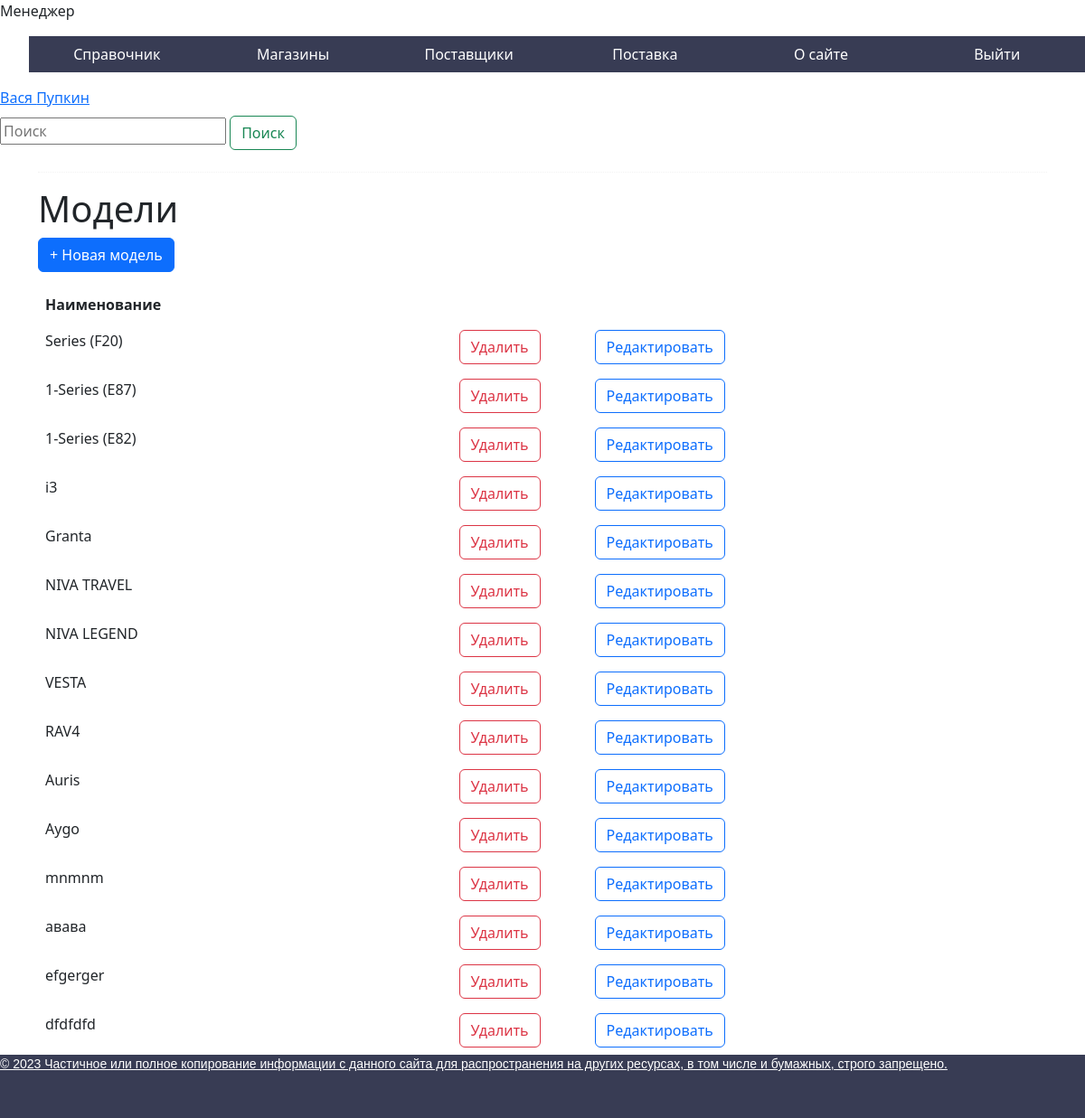
The app's page /public/models/ (signed in) with its own data.
### autodocapp/models.py (models this page shows, shortened)
class CustomUser(AbstractUser):
    surname = models.CharField(max_length=30, verbose_name='Фамилия')
    last_name = models.CharField(max_length=30, verbose_name='Отчество')
    birth_date = models.DateField(verbose_name='Дата рождения', null=True)
    photo = models.ImageField(upload_to="photos/%Y/%m/%d/", verbose_name='Фотография')

class Models (models.Model):
    model = models.CharField(max_length=50, verbose_name='Модель марки')

### autodocapp/views/manager/models.py (the view)
# urls.py: path('models/', PrintModels, name='models'),  # модели
def PrintModels(request):
    if request.user.is_authenticated:
        role = CheckRole(request)
        models = Models.objects.all()
        return render(request, 'autodocapp/models.html', {'role': role, 'title': 'Модели', 'models': models})
    else:
        return redirect('authorization')

### autodocapp/views/views.py (called while the page is built)
def CheckRole(request):
    user = request.user
    role = str(user.groups.all()[0])
    return role

### autodocapp/templates/autodocapp/models.html (shortened to what this page needs)
{% extends 'autodocapp/base.html' %}
{% block content %}
<div class="">
    <form class="form-inline my-2 my-lg-0" action="{% url 'search_model' %}" method="get">
        <input class="search" type="search" placeholder="Поиск" aria-label="Поиск" name="q">
        <button class="btn btn-outline-success my-2 my-sm" type="submit">Поиск</button>
    </form>
</div>
<div class="container">
    <div class="col-md-12 well">
        <hr style="border-top:1px dotted #ccc;"/>
        <h1 class="page-header">Модели</h1>
          <p>
            <button type="button" class="btn btn-primary js-create">
              + Новая модель
            </button>
         </p>
        <table class="table table-borderless table-hover" id="table">
            <thead>
              <tr>
                <th scope="col">Наименование</th>
              </tr>
            </thead>
            <tbody>
                {% for m in models %}
                <tr class="record">
                    <td>{{m.model}}</td>
                    <td style="width: 150px">
                        <a class="btn_delete_record btn-outline-danger" href="{% url 'delete_model' m.id %}"><button class="btn btn-outline-danger">Удалить</button></a>
                    </td>
                    <td>
                        <a class="BthEditModel btn-outline-primary" href="{% url 'edit_model' m.id %}"><button class="btn btn-outline-primary">Редактировать</button></a>
                    </td>
                </tr>
                {% empty %}
                <tr>
                    <td colspan="8" class="text-center">Нет моделей</td>
                </tr>
                {% endfor %}
            </tbody>
        </table>
    </div>
</div>
{% endblock %}

### autodocapp/templates/autodocapp/base.html (shortened to what this page needs)
{% load static %}
<!DOCTYPE html>
<html lang="en">
<head>
    <link  href="{% static 'autodocapp/css/styles.css' %}" rel="stylesheet">
    <link  href="{% static 'bootstrap/css/bootstrap.min.css' %}" rel="stylesheet">
</head>
<body>
{% if role == 'Администратор' %}
    <p>Администратор</p>
    <ul class="menu">
        <li><a href="">Автозапчасти</a></li>
        <li><a href="">Автозапчасти в магазине</a></li>
        <li><a href="{% url 'logout' %}">Выйти</a></li>
    </ul>
{% elif role == 'Менеджер' %}
    <p>Менеджер</p>
    <ul class="menu">
        <li><a href="">Справочник</a>
        </li>
        <li><a href="{% url 'store_departments' %}">Магазины</a></li>
        <li><a href="{% url 'suppliers' %}">Поставщики</a></li>
        <li><a href="{% url 'supply' %}">Поставка</a></li>
        <li><a href="">О сайте</a></li>
        <li><a href="{% url 'logout' %}">Выйти</a></li>
    </ul>
{% endif %}
<a href="">{{ user.first_name }} {{ user.surname }}</a>
{% block content %}
{% endblock %}
<div id="footer">
    <p>&copy; 2023 Частичное или полное копирование информации с данного сайта для распространения на других ресурсах, в том числе и бумажных, строго запрещено.</p>
</div>
</body>
</html>

### autodocapp/static/autodocapp/css/styles.css (style rules this page uses)
.menu { display: flex; }
.menu li { width: 200px; list-style: none; background: #383c54; position: relative; }
.menu a { color: #fff; text-decoration: none; display: block; text-align: center; padding: 0 10px; height: 40px; line-height: 40px; transition: all .5s; }
#footer { background: #383c54; color: #aaa; font-size: 14px; font-family: Verdana, Geneva, Arial, Helvetica; text-align: left; overflow: hidden; position:fixed; right:0; bottom:0; width:100%; height: 70px; }
#footer p { text-decoration: underline; color: #fff; }
.container { background-color: #FFFFFF; }
.search { width: 250px; }

### records on screen
CustomUser: first_name "Вася", surname "Пупкин"
Models: model "Series (F20)"
Models: model "1-Series (E87)"
Models: model "1-Series (E82)"
Models: model "i3"
Models: model "Granta"
Models: model "NIVA TRAVEL"
Models: model "NIVA LEGEND"
Models: model "VESTA"
Models: model "RAV4"
Models: model "Auris"
Models: model "Aygo"
Models: model "mnmnm"
Models: model "авава"
Models: model "efgerger"
Models: model "dfdfdfd"
